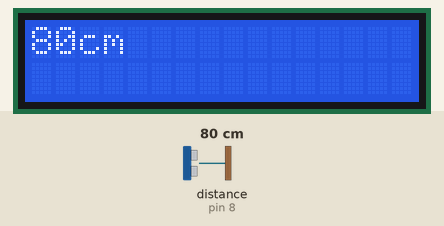
Simulated run of this sketch. Board: Arduino Uno, built with avr-gcc and run on an emulated ATmega328P. Shown: 16×2 character LCD. The inputs (shaded band) are chosen by the test bench; at power-on: distance to the obstacle (sensor on pin 8) 80 cm. The echo pulse lasts 58.3 µs per cm.

Above: at 1.2 s.
1.3 s: distance to the obstacle (sensor on pin 8) set to 2 cm
At 2.5 s:
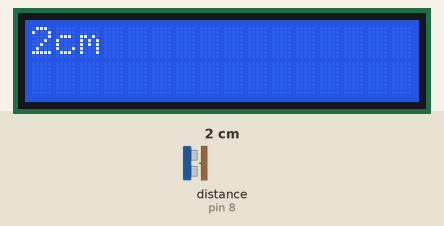
2.8 s: distance to the obstacle (sensor on pin 8) set to 250 cm
At 3.2 s:
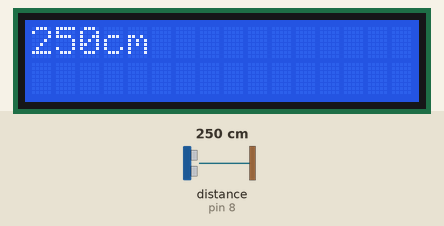
5.8 s: distance to the obstacle (sensor on pin 8) set to 4 cm
At 7.1 s:
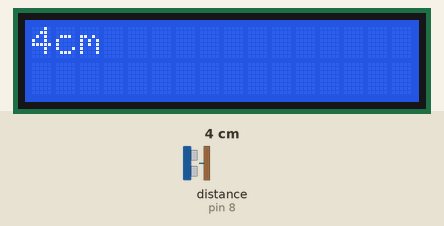
7.4 s: distance to the obstacle (sensor on pin 8) set to 250 cm
At 7.9 s:
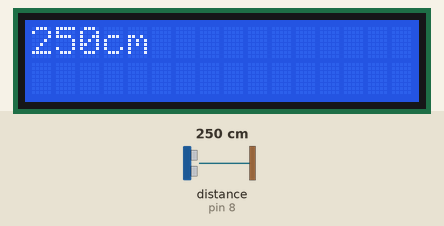
Timing chart, 0 to 10.4 s (numbered marks = the images above; inputs shaded):
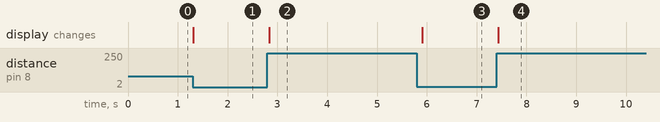

Measured:
- after the input at 1.3 s, the display: changes at once (image 1)
- after the input at 2.8 s, the display: changes at once (image 2)
- after the input at 5.8 s, the display: changes after 0.11 s (image 3)
- after the input at 7.4 s, the display: changes at once (image 4)

The sketch:

LCD.ino
```cpp
// Ultrasonic - Library for HR-SC04 Ultrasonic Ranging Module.
// Rev.4 (06/2012)
// J.Rodrigo ( www.jrodrigo.net )
// more info at www.ardublog.com

#include<Wire.h>
#include <Ultrasonic.h>
#include <LiquidCrystal_I2C.h>

LiquidCrystal_I2C lcd(0x27,16,2); // LCD arduino library

Ultrasonic ultrasonic(9,8); // (Trig PIN,Echo PIN)

void setup() {
  lcd.init();
  lcd.backlight();
}

void loop()
{
  lcd.clear();
  lcd.setCursor(0, 0);
  lcd.print(ultrasonic.Ranging(CM)); // CM or INC
  lcd.print("cm");
  delay(100);
}
```
